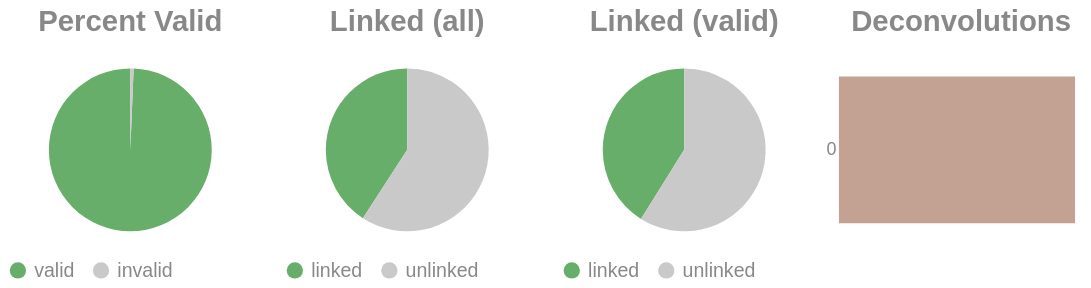

Here is the notebook cell this chart was saved with:
### Code cell
if SKIPLR:
    pass
else:
    clash = Counter()
    for i in valids['molecule'].to_list():
        _mol = i.split("-")
        if len(_mol) == 1:
            clash.update('0')
        else:
            clash.update(_mol[-1])

    _d = {"deconvolutions": [], 'count': []}
    for k,v in clash.items():
        _d['deconvolutions'].append(k)
        _d['count'].append(v)

    tot_valid = valids['reads'].sum()
    mask = valids['reads'] >= 2
    n_linked_reads = valids.filter(mask)['reads'].sum()
    if n_linked_reads == 0:
        print_html("No linked molecules (>=2 reads) were detected; skipping linked-only distributions.")
        SKIPLR = True
    else:
        perc_valid = round(tot_valid / n_reads, 4)
        linked_perc_abs = round(n_linked_reads / n_reads, 4)
        linked_perc = round(n_linked_reads / tot_valid, 4)

    _valid = pl.DataFrame({"valids": ['valid', 'invalid'], "count": [tot_valid, n_reads - tot_valid]})
    _linked_abs = pl.DataFrame({"linked (absolute)": ['linked', 'unlinked'], "count": [n_linked_reads, n_reads - n_linked_reads]})
    _linked_rel = pl.DataFrame({"linked (valids)": ['linked', 'unlinked'], "count": [n_linked_reads, tot_valid - n_linked_reads]})

    (
        alt.hconcat(
            piechart(_valid, goodval = 'valid', title = "Percent Valid"),
            piechart(_linked_abs, goodval = "linked", title =  "Linked (all)"),
            piechart(_linked_rel, goodval = "linked", title =  "Linked (valid)"),
            convolutionbar(pl.DataFrame(_d), title = "Deconvolutions"),
            center = True,
            bounds = 'flush'
        )
        .resolve_scale(color='independent')
        .resolve_legend('independent')
        .properties(usermeta={'embedOptions': {"actions": False}})
    ).display()

### Figure 1 — Vega-Lite specification as saved in the notebook (floating-point values rounded to 4 significant figures)
{"width": "container", "height": 400, "config": {"title": {"anchor": "start", "dy": -15, "fontSize": 18, "color": "#888888", "subtitleColor": "#888888", "subtitleFontSize": 14}, "arc": {"fill": "#0072B2"}, "axis": {"domainColor": "#888888", "domainWidth": 0.5, "gridWidth": 0.2, "grid": false, "titleFontWeight": 400, "titleFontSize": 15, "labelFontSize": 11, "labelColor": "#888888", "tickColor": "#888888", "tickWidth": 0.2, "titleColor": "#888888"}, "axisBand": {"grid": false}, "axisX": {"grid": true, "tickSize": 10, "domainCap": "round"}, "axisY": {"domain": false, "grid": true, "tickSize": 0, "domainCap": "round"}, "background": "transparent", "header": {"labelFontSize": 15, "labelColor": "#888888", "titleFontSize": 15, "titleFontWeight": 600, "titleColor": "#888888"}, "legend": {"labelFont": "sans-serif", "labelFontSize": 12, "labelColor": "#888888", "symbolSize": 100, "symbolType": "circle", "titleFontSize": 12, "titlePadding": 10, "titleColor": "#888888", "title": null}, "range": {"category": ["#E69F00", "#56B4E9", "#009E73", "#F0E442", "#0072B2", "#D55E00", "#CC79A7", "#000000"], "diverging": ["#cfe8f3", "#a2d4ec", "#73bfe2", "#46abdb", "#1696d2", "#12719e"]}, "area": {"fill": "#0072B2", "fillOpacity": 0.7, "line": true, "strokeOpacity": 0.7}, "line": {"color": "#0072B2", "stroke": "#0072B2", "strokeWidth": 2}, "trail": {"color": "#0072B2", "stroke": "#0072B2", "strokeWidth": 0, "size": 1}, "point": {"filled": true, "fillOpacity": 1.0, "size": 95}, "text": {"color": "#888888", "fontSize": 11, "align": "right", "fontWeight": 400, "size": 11}, "bar": {"fill": "#0072B2", "stroke": null}, "view": {"stroke": null, "continuousWidth": 660, "continuousHeight": 400}}, "hconcat": [{"data": {"name": "data-192b1204d06883e8b1be2754e5cec2f0"}, "mark": {"type": "arc"}, "encoding": {"color": {"field": "valids", "legend": {"orient": "bottom", "title": null}, "scale": {"domain": ["valid", "invalid"], "range": ["#68ae6b", "#C9C9C9"]}, "title": "Valids", "type": "nominal"}, "theta": {"field": "count", "type": "quantitative"}, "tooltip": [{"field": "valids", "title": "Valids", "type": "ordinal"}, {"field": "percent", "format": ".2%", "title": "Percent", "type": "quantitative"}, {"field": "count", "title": "Count", "type": "quantitative"}]}, "height": 100, "title": {"text": "Percent Valid", "align": "center", "anchor": "middle"}, "transform": [{"calculate": "datum.count / 15574211", "as": "percent"}], "width": 150}, {"data": {"name": "data-1b3f26947e521327bd755123c274fbf4"}, "mark": {"type": "arc"}, "encoding": {"color": {"field": "linked (absolute)", "legend": {"orient": "bottom", "title": null}, "scale": {"domain": ["linked", "unlinked"], "range": ["#68ae6b", "#C9C9C9"]}, "title": "Linked (Absolute)", "type": "nominal"}, "theta": {"field": "count", "type": "quantitative"}, "tooltip": [{"field": "linked (absolute)", "title": "Linked (Absolute)", "type": "ordinal"}, {"field": "percent", "format": ".2%", "title": "Percent", "type": "quantitative"}, {"field": "count", "title": "Count", "type": "quantitative"}]}, "height": 100, "title": {"text": "Linked (all)", "align": "center", "anchor": "middle"}, "transform": [{"calculate": "datum.count / 15574211", "as": "percent"}], "width": 150}, {"data": {"name": "data-237591078f9d97a9dd79fb7322a2fc1d"}, "mark": {"type": "arc"}, "encoding": {"color": {"field": "linked (valids)", "legend": {"orient": "bottom", "title": null}, "scale": {"domain": ["linked", "unlinked"], "range": ["#68ae6b", "#C9C9C9"]}, "title": "Linked (Valids)", "type": "nominal"}, "theta": {"field": "count", "type": "quantitative"}, "tooltip": [{"field": "linked (valids)", "title": "Linked (Valids)", "type": "ordinal"}, {"field": "percent", "format": ".2%", "title": "Percent", "type": "quantitative"}, {"field": "count", "title": "Count", "type": "quantitative"}]}, "height": 100, "title": {"text": "Linked (valid)", "align": "center", "anchor": "middle"}, "transform": [{"calculate": "datum.count / 15472899", "as": "percent"}], "width": 150}, {"data": {"name": "data-4afa30169aa8eced2c03b7ce8c93054f"}, "mark": {"type": "bar"}, "encoding": {"color": {"field": "deconvolutions", "legend": null, "scale": {"scheme": "lightgreyred"}, "type": "nominal"}, "tooltip": [{"field": "deconvolutions", "title": "Deconvolutions", "type": "ordinal"}, {"field": "percent", "format": ".2%", "title": "Percent", "type": "quantitative"}, {"field": "count", "title": "Count", "type": "quantitative"}], "x": {"axis": null, "field": "count", "type": "quantitative"}, "y": {"field": "deconvolutions", "sort": "ascending", "title": null, "type": "nominal"}}, "height": 100, "title": {"text": "Deconvolutions", "align": "center", "anchor": "middle"}, "transform": [{"calculate": "datum.count / 11595304", "as": "percent"}], "width": 150}], "bounds": "flush", "center": true, "resolve": {"legend": {"angle": "independent"}, "scale": {"color": "independent"}}, "usermeta": {"embedOptions": {"actions": false}}, "$schema": "https://vega.github.io/schema/vega-lite/v6.1.0.json", "datasets": {"data-192b1204d06883e8b1be2754e5cec2f0": [{"valids": "valid", "count": 15472899}, {"valids": "invalid", "count": 101312}], "data-1b3f26947e521327bd755123c274fbf4": [{"linked (absolute)": "linked", "count": 6358480}, {"linked (absolute)": "unlinked", "count": 9215731}], "data-237591078f9d97a9dd79fb7322a2fc1d": [{"linked (valids)": "linked", "count": 6358480}, {"linked (valids)": "unlinked", "count": 9114419}], "data-4afa30169aa8eced2c03b7ce8c93054f": [{"deconvolutions": "0", "count": 11595304}]}}
